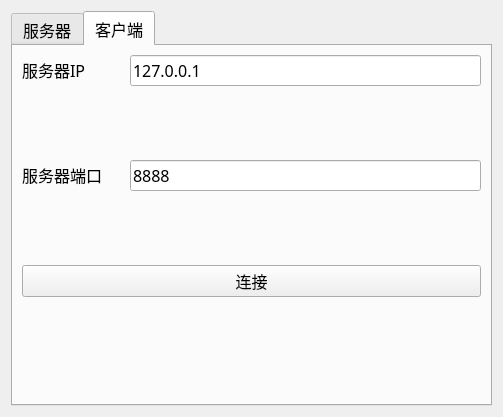
<?xml version="1.0" encoding="UTF-8"?>
<ui version="4.0">
 <class>LoginWidget</class>
 <widget class="QWidget" name="LoginWidget">
  <property name="geometry">
   <rect>
    <x>0</x>
    <y>0</y>
    <width>503</width>
    <height>357</height>
   </rect>
  </property>
  <property name="windowTitle">
   <string>Form</string>
  </property>
  <layout class="QHBoxLayout" name="horizontalLayout">
   <item>
    <widget class="QTabWidget" name="tabWidget">
     <property name="font">
      <font>
       <family>华康娃娃体W5</family>
       <pointsize>12</pointsize>
      </font>
     </property>
     <property name="currentIndex">
      <number>1</number>
     </property>
     <widget class="QWidget" name="server">
      <attribute name="title">
       <string>服务器</string>
      </attribute>
      <layout class="QHBoxLayout" name="horizontalLayout_3">
       <item>
        <layout class="QGridLayout" name="gridLayout_2">
         <property name="horizontalSpacing">
          <number>28</number>
         </property>
         <property name="verticalSpacing">
          <number>74</number>
         </property>
         <item row="0" column="1">
          <widget class="QLabel" name="serverIP">
           <property name="sizePolicy">
            <sizepolicy hsizetype="Expanding" vsizetype="Fixed">
             <horstretch>0</horstretch>
             <verstretch>0</verstretch>
            </sizepolicy>
           </property>
           <property name="text">
            <string>127.0.0.1</string>
           </property>
          </widget>
         </item>
         <item row="2" column="0" colspan="2">
          <widget class="QPushButton" name="serverConnect">
           <property name="sizePolicy">
            <sizepolicy hsizetype="Expanding" vsizetype="Fixed">
             <horstretch>0</horstretch>
             <verstretch>0</verstretch>
            </sizepolicy>
           </property>
           <property name="font">
            <font>
             <family>华康娃娃体W5</family>
             <pointsize>12</pointsize>
            </font>
           </property>
           <property name="text">
            <string>创建服务器</string>
           </property>
           <property name="iconSize">
            <size>
             <width>30</width>
             <height>30</height>
            </size>
           </property>
          </widget>
         </item>
         <item row="1" column="0">
          <widget class="QLabel" name="label_6">
           <property name="sizePolicy">
            <sizepolicy hsizetype="Preferred" vsizetype="Fixed">
             <horstretch>0</horstretch>
             <verstretch>0</verstretch>
            </sizepolicy>
           </property>
           <property name="text">
            <string>端口</string>
           </property>
          </widget>
         </item>
         <item row="3" column="0" colspan="2">
          <widget class="QLabel" name="serverStatus">
           <property name="sizePolicy">
            <sizepolicy hsizetype="Expanding" vsizetype="Fixed">
             <horstretch>0</horstretch>
             <verstretch>0</verstretch>
            </sizepolicy>
           </property>
           <property name="text">
            <string/>
           </property>
           <property name="alignment">
            <set>Qt::AlignCenter</set>
           </property>
          </widget>
         </item>
         <item row="1" column="1">
          <widget class="QLineEdit" name="serverPort">
           <property name="sizePolicy">
            <sizepolicy hsizetype="Expanding" vsizetype="Fixed">
             <horstretch>0</horstretch>
             <verstretch>0</verstretch>
            </sizepolicy>
           </property>
           <property name="text">
            <string>8888</string>
           </property>
          </widget>
         </item>
         <item row="0" column="0">
          <widget class="QLabel" name="label_5">
           <property name="sizePolicy">
            <sizepolicy hsizetype="Preferred" vsizetype="Fixed">
             <horstretch>0</horstretch>
             <verstretch>0</verstretch>
            </sizepolicy>
           </property>
           <property name="text">
            <string>本机IP       </string>
           </property>
          </widget>
         </item>
        </layout>
       </item>
      </layout>
     </widget>
     <widget class="QWidget" name="client">
      <attribute name="title">
       <string>客户端</string>
      </attribute>
      <layout class="QHBoxLayout" name="horizontalLayout_2">
       <item>
        <layout class="QGridLayout" name="gridLayout">
         <property name="horizontalSpacing">
          <number>28</number>
         </property>
         <property name="verticalSpacing">
          <number>74</number>
         </property>
         <item row="1" column="1">
          <widget class="QLineEdit" name="clientPort">
           <property name="text">
            <string>8888</string>
           </property>
          </widget>
         </item>
         <item row="0" column="0">
          <widget class="QLabel" name="label_3">
           <property name="sizePolicy">
            <sizepolicy hsizetype="Preferred" vsizetype="Fixed">
             <horstretch>0</horstretch>
             <verstretch>0</verstretch>
            </sizepolicy>
           </property>
           <property name="text">
            <string>服务器IP</string>
           </property>
          </widget>
         </item>
         <item row="0" column="1">
          <widget class="QLineEdit" name="clientIP">
           <property name="text">
            <string>127.0.0.1</string>
           </property>
          </widget>
         </item>
         <item row="2" column="0" colspan="2">
          <widget class="QPushButton" name="clientConnect">
           <property name="sizePolicy">
            <sizepolicy hsizetype="Expanding" vsizetype="Fixed">
             <horstretch>0</horstretch>
             <verstretch>0</verstretch>
            </sizepolicy>
           </property>
           <property name="text">
            <string>连接</string>
           </property>
          </widget>
         </item>
         <item row="1" column="0">
          <widget class="QLabel" name="label_4">
           <property name="sizePolicy">
            <sizepolicy hsizetype="Preferred" vsizetype="Fixed">
             <horstretch>0</horstretch>
             <verstretch>0</verstretch>
            </sizepolicy>
           </property>
           <property name="text">
            <string>服务器端口</string>
           </property>
          </widget>
         </item>
         <item row="3" column="0" colspan="2">
          <widget class="QLabel" name="clientStatus">
           <property name="sizePolicy">
            <sizepolicy hsizetype="Expanding" vsizetype="Fixed">
             <horstretch>0</horstretch>
             <verstretch>0</verstretch>
            </sizepolicy>
           </property>
           <property name="text">
            <string/>
           </property>
           <property name="alignment">
            <set>Qt::AlignCenter</set>
           </property>
          </widget>
         </item>
        </layout>
       </item>
      </layout>
     </widget>
    </widget>
   </item>
  </layout>
 </widget>
 <resources/>
 <connections/>
</ui>
